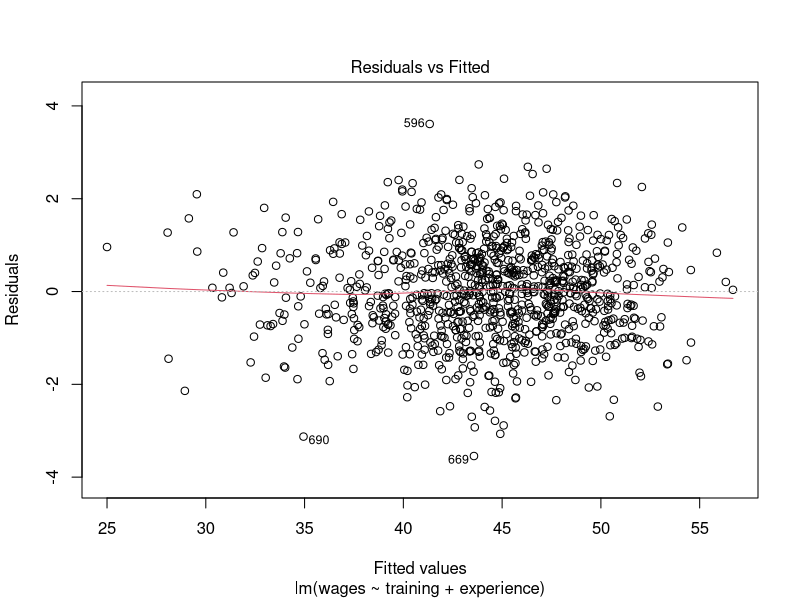
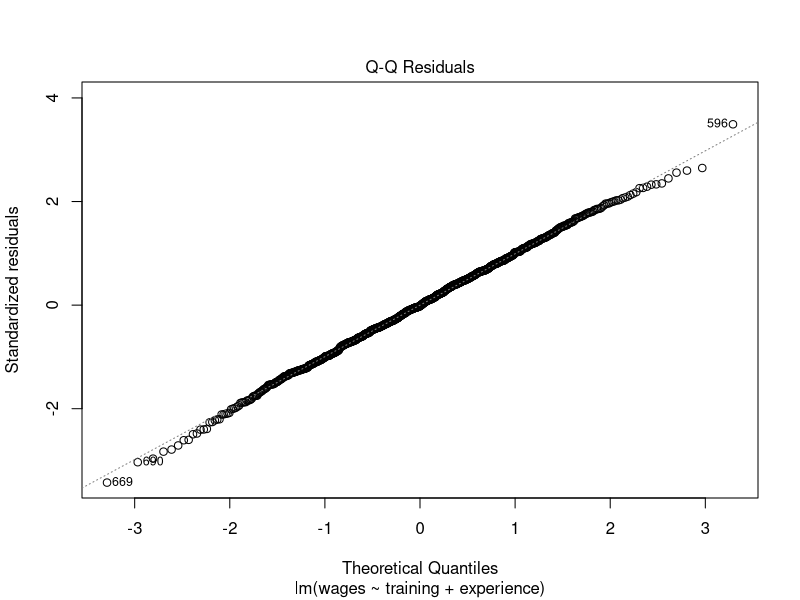
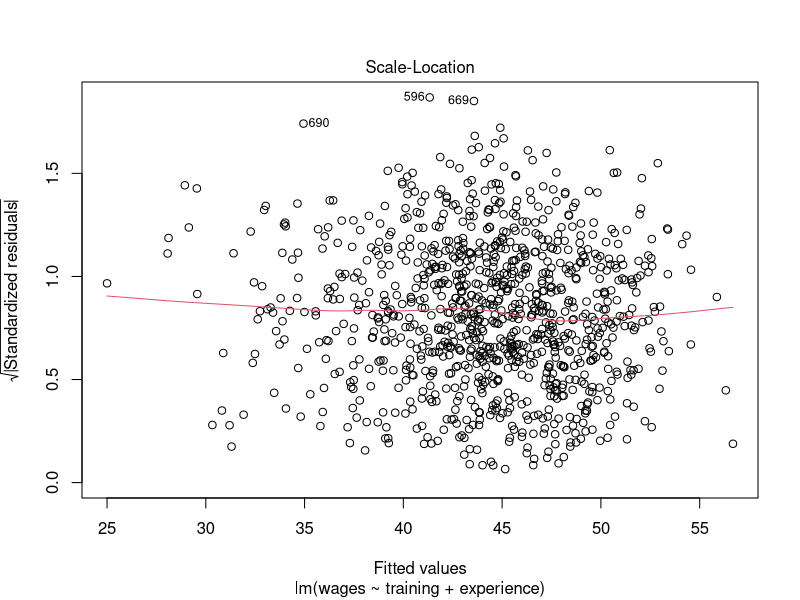
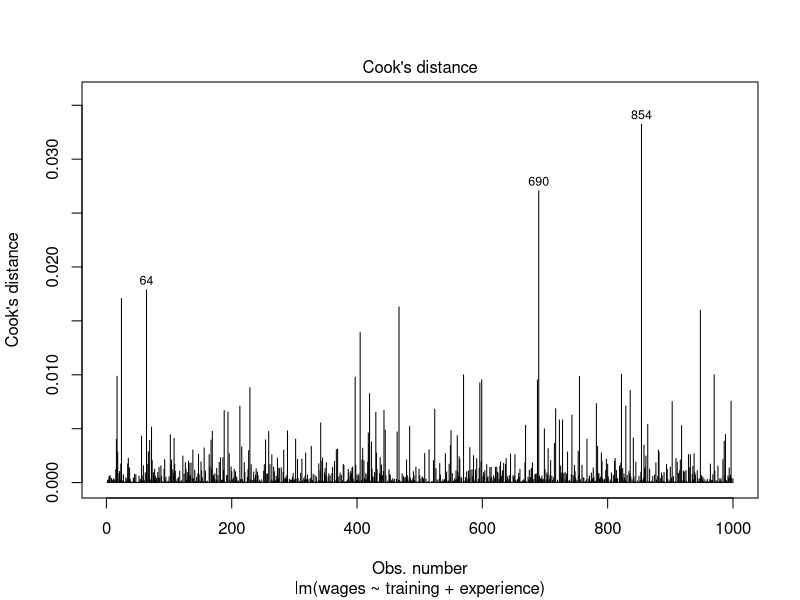
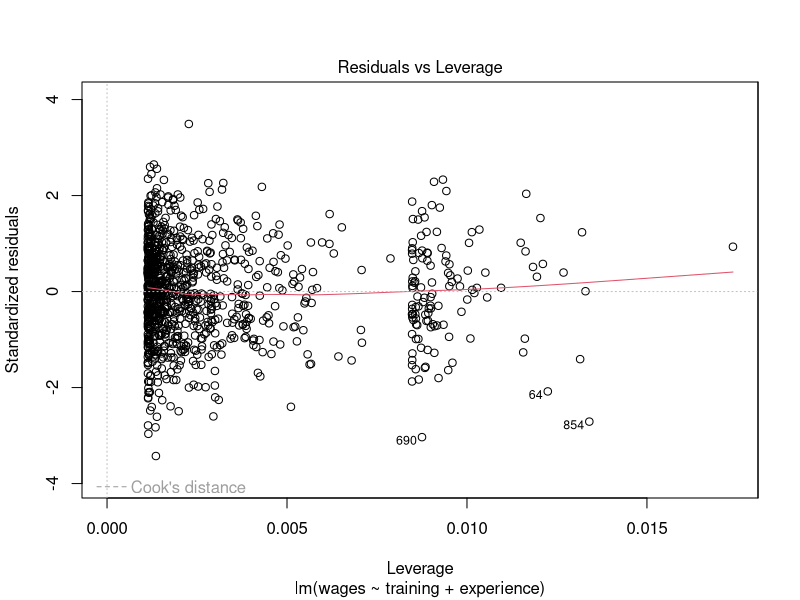
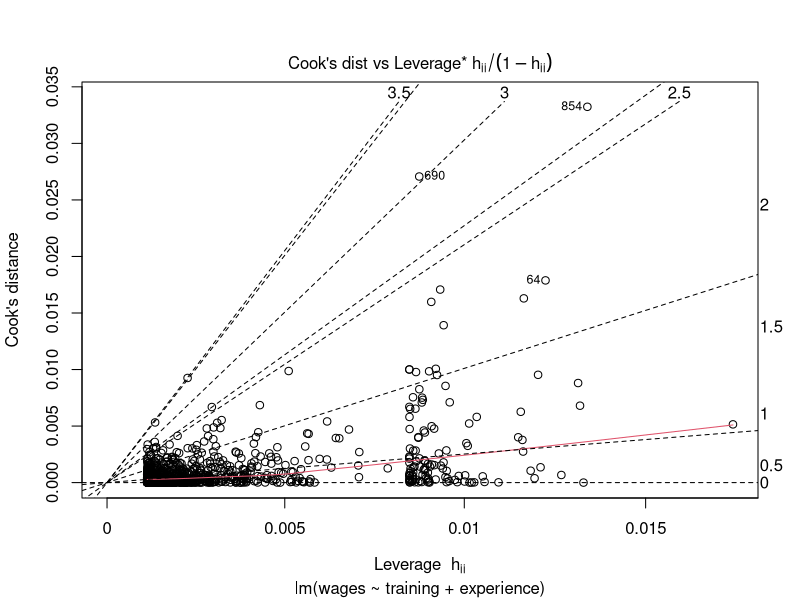

Source code (R) for these figures, in order:
n <- 1000
experience <- rnorm(n, mean=5, sd=2)
# Probability of training increases with experience
training_prob <- plogis(0.5 * experience)
training <- rbinom(n, 1, training_prob)
# Simulating wages, influenced by both training and experience
wages <- 30 + 5 * training + 2 * experience + rnorm(n)
data <- data.frame(wages, training, experience)


model <- lm(wages ~ training + experience, data=data)
summary(model)


# Install and load the necessary package
if (!require(lmtest)) {
  install.packages("lmtest")
  library(lmtest)
}
# package required for VIF analysis
if (!require(car)) {
  install.packages("car")
  library(car)
}

# Checking for non-linearity and heteroscedasticity
plot(model, which=1:6)
# Conducting the Breusch-Pagan test
library(lmtest)
bptest(model)

# Perform VIF analysis
vif_results <- vif(model)
print(vif_results)

# Interpret VIF results
# VIF > 5 or 10 is often considered problematic

# If multicollinearity is detected, you can mitigate it by:
# 1. Removing one of the highly correlated variables
model_reduced <- lm(wages ~ training, data=data)
summary(model_reduced)

# Poisson Regression in R
model_poisson <- glm(wages ~ training + experience, family = "poisson", data = data)
summary(model_poisson)
# Negative Binomial Regression in R
library(MASS)
model_negbin <- glm.nb(wages ~ training + experience, data = data)
summary(model_negbin)

# Cox Regression in R
library(survival)
cox_model <- coxph(Surv(wages) ~ training + experience, data = data)
summary(cox_model)

# GAM in R
library(mgcv)
gam_model <- gam(wages ~ training + experience, data = data)
summary(gam_model)




# Load necessary libraries
if (!require(lme4)) {
  install.packages("lme4")
  library(lme4)
}

# Create a sample dataset with a grouping variable
set.seed(123)
data <- data.frame(
  group = factor(rep(1:10, each = 10)),  # 10 groups
  training = sample(0:1, 100, replace = TRUE),
  experience = rnorm(100, 5, 2),
  wages = rnorm(100, 50, 10)
)

# Modify the dataset to include the effect of training and experience on wages
data$wages <- data$wages + 5 * data$training + 2 * data$experience + rnorm(100, 0, 5)

# Multilevel Model in R with random intercepts for groups
multilevel_model <- lmer(wages ~ training + experience + (1 | group), data = data)
summary(multilevel_model)
